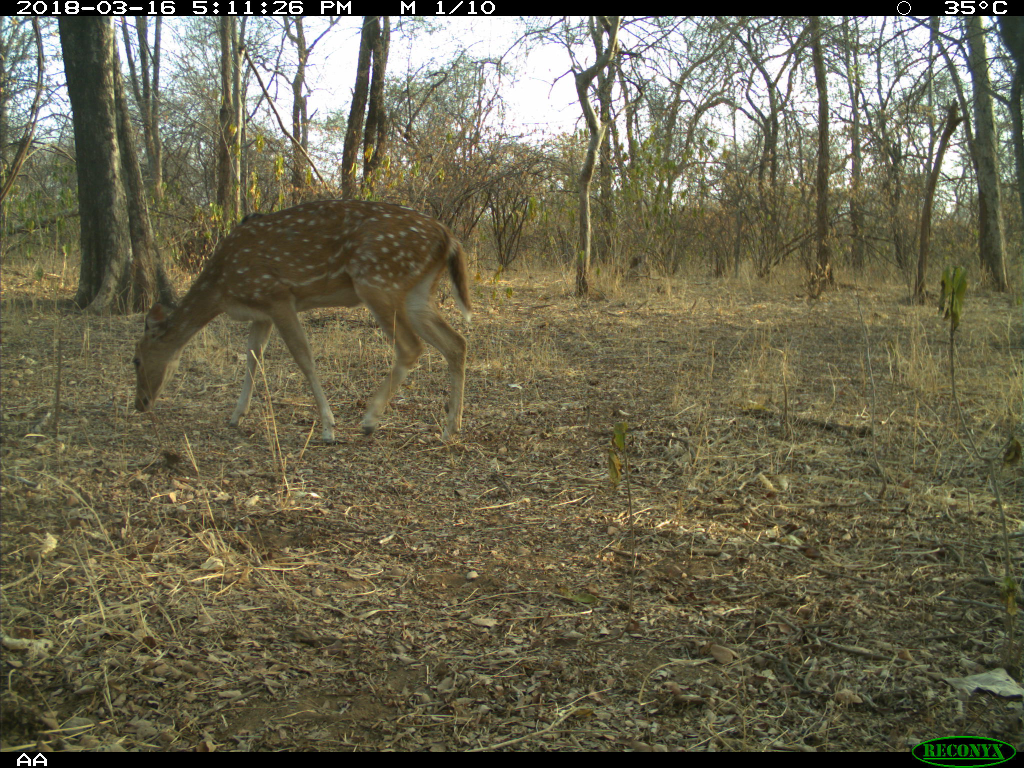
#> input picture tests/frames/frame1.jpg, 2048 x 1536 px (shown at 1/2 size)
$ jupyter execute test_csrt.ipynb
#> lines starting #> are read from the running program, lines starting #| are printed output that depends on the picture; after the words box and inside, x2 and y2 are one past the last pixel; in counts of white or black regions, pixels touching at a corner belong together
[cell 1]
import cv2
import numpy as np

[cell 2]
# load the video frames
frame1 = cv2.imread("frames/frame1.jpg")
#> frame1 is the input picture: shape (1536, 2048, 3); mean B, G, R 79.5, 102.4, 106.7
frame2 = cv2.imread("frames/frame2.jpg")
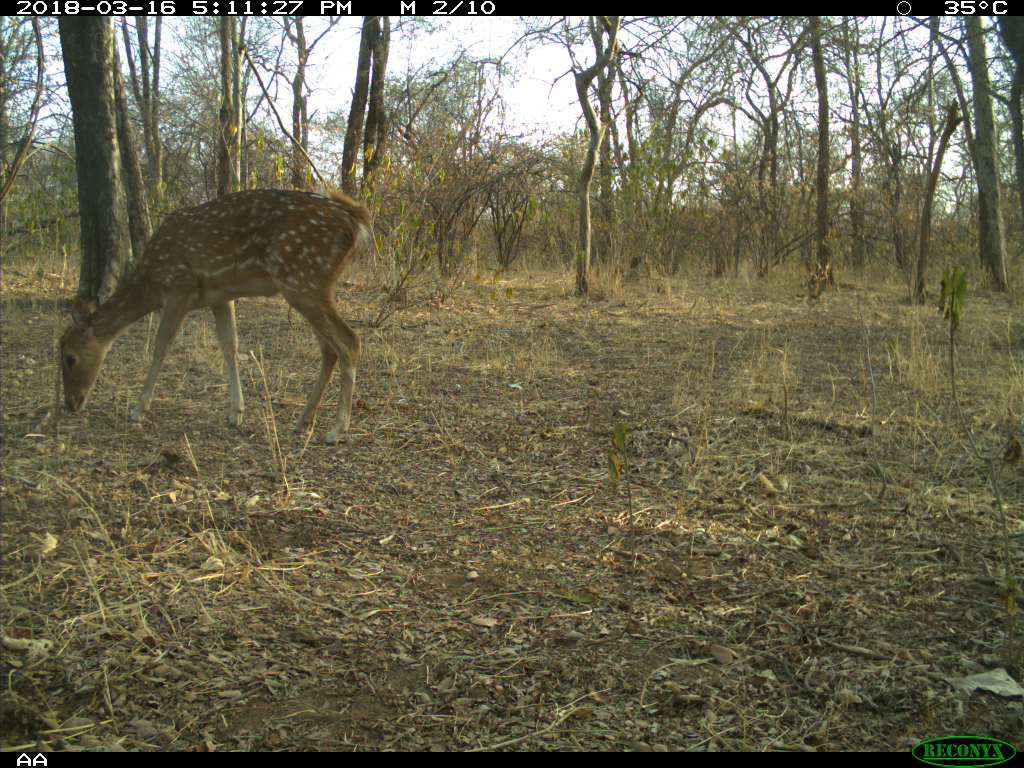
#> input picture tests/frames/frame2.jpg, 2048 x 1536 px (shown at 1/2 size)
#> frame2 is the input picture: shape (1536, 2048, 3); mean B, G, R 79.6, 102.7, 107

[cell 3]
bbox1 = (256, 390, 950 - 256, 902 - 390)
print(bbox1)

[cell 4]
# for TrackerCSRT_create() install opencv-contrib-python module
tracker = cv2.TrackerCSRT_create()
tracker.init(frame1, bbox1)

[cell 5]
# Track the object of interest in the second frame
success, bbox2 = tracker.update(frame2)
#> success = True; bbox2 = (264, 377, 667, 492)
bbox2 = (115, 374, 742, 886)
print(bbox2)

[cell 6]
# Calculate the distance between the two positions of the object
x1, y1, x2, y2 = bbox1
cx1, cy1 = (x1 + x2)/2, (y1 + y2)/2

x1, y1, x2, y2 = bbox2
cx2, cy2 = (x1 + x2)/2, (y1 + y2)/2

distance = np.sqrt((cx2 - cx1)**2 + (cy2 - cy1)**2)
distance

[cell 7]
# Draw the object bounding box on the second frame
bbox2 = tuple(map(int, bbox2))
cv2.rectangle(frame2, bbox2, (0, 255, 0), 2)
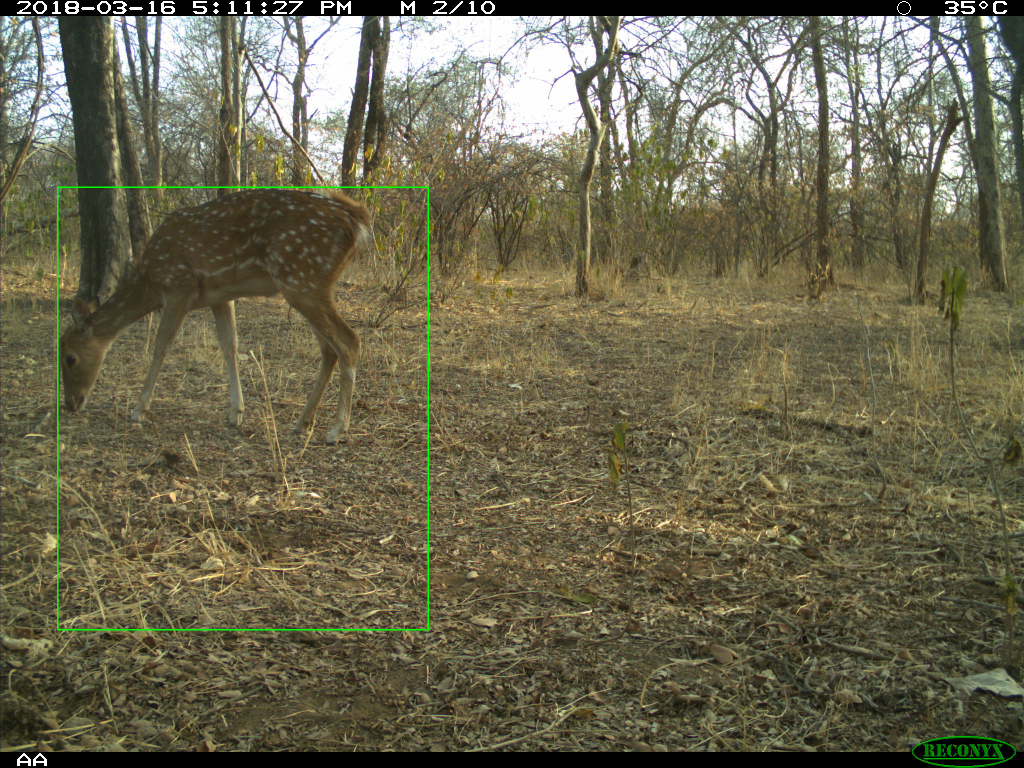
#> frame2: shape (1536, 2048, 3) (shown at 1/2 size); 0.31% of pixels changed, all inside (x1, y1, x2, y2) = (114, 373, 858, 1261)
print(bbox2)

[cell 8]
from matplotlib import pyplot as plt

# Display the original image
plt.imshow(cv2.cvtColor(frame2, cv2.COLOR_BGR2RGB))
plt.show
